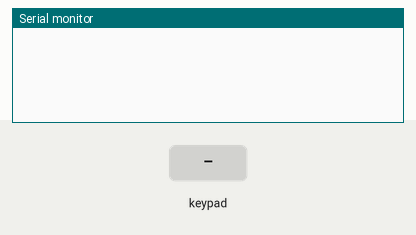
Recording of a sketch running on a simulated Arduino Uno, built with avr-gcc and run on an emulated ATmega328P. On the bench: the last lines printed to the serial monitor. Inputs (shaded band) come from the test bench.

Above: at 1.2 s.
1.3 s: key '1' pressed
At 2.4 s:
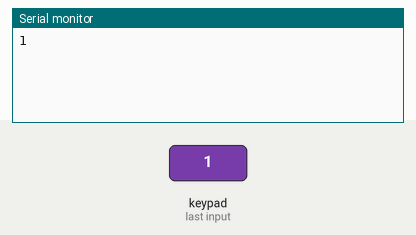
2.8 s: keypad keys 9 8 7 6 # pressed 0.4 s apart
At 5.8 s:
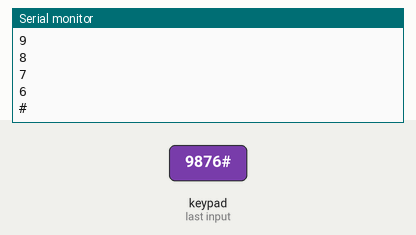
6.3 s: key 'A' pressed
At 7.5 s:
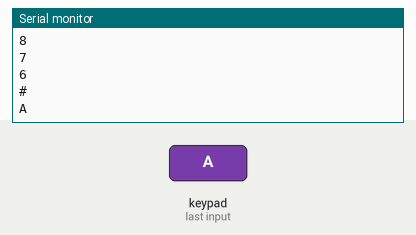
7.8 s: keypad keys 9 8 7 6 * pressed 0.4 s apart
At 9.8 s:
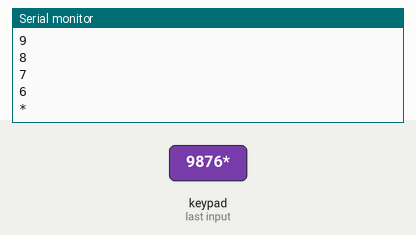
11.3 s: key 'B' pressed
At 12.4 s:
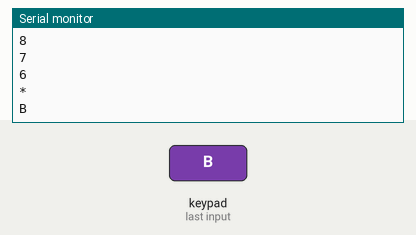
12.8 s: keypad keys 9 8 7 6 D pressed 0.4 s apart
At 15.8 s:
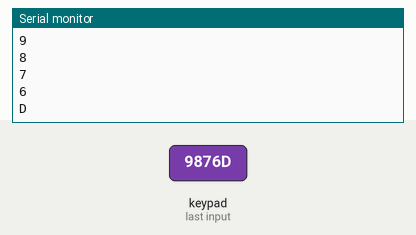
Timing chart, 0 to 17.3 s (numbered marks = the images above; inputs shaded):
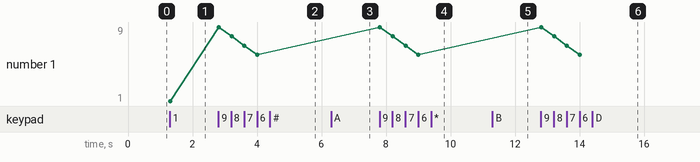

The sketch:

LCD.ino
```cpp
#include <Keypad.h>

const int ROW_NUM = 4; //four rows
const int COLUMN_NUM = 4; //four columns

char keys[ROW_NUM][COLUMN_NUM] = {
 {'1','2','3', 'A'},
 {'4','5','6', 'B'},
 {'7','8','9', 'C'},
 {'*','0','#', 'D'}
};

byte pin_rows[ROW_NUM] = {9, 8, 7, 6}; //connect to the row pinouts of the keypad
byte pin_column[COLUMN_NUM] = {5, 4, 3, 2}; //connect to the column pinouts of the keypad

Keypad keypad = Keypad( makeKeymap(keys), pin_rows, pin_column, ROW_NUM, COLUMN_NUM );

void setup(){
  Serial.begin(9600);

  pinMode(9, INPUT);
  digitalWrite(9, HIGH);
  pinMode(8, INPUT);
  digitalWrite(8, HIGH);
  pinMode(7, INPUT);
  digitalWrite(7, HIGH);
  pinMode(6, INPUT);
  digitalWrite(6, HIGH);
  pinMode(5, INPUT);
  digitalWrite(5, HIGH);
  pinMode(4, INPUT);
  digitalWrite(4, HIGH);
  pinMode(3, INPUT);
  digitalWrite(3, HIGH);
  pinMode(2, INPUT);
  digitalWrite(2, HIGH);
}

void loop(){
  char key = keypad.getKey();

  if (key){
    Serial.println(key);
 }
}
```

Measured:
- after the input at 1.3 s, the serial monitor: prints a new line at once (image 1)
- after the input at 2.8 s, the serial monitor: prints a new line at once (image 2)
- after the input at 6.3 s, the serial monitor: prints a new line at once (image 3)
- after the input at 7.8 s, the serial monitor: prints a new line at once (image 4)
- after the input at 11.3 s, the serial monitor: prints a new line at once (image 5)
- after the input at 12.8 s, the serial monitor: prints a new line at once (image 6)
- plotted number 1: 1 → 6 after the input at 2.8 s
